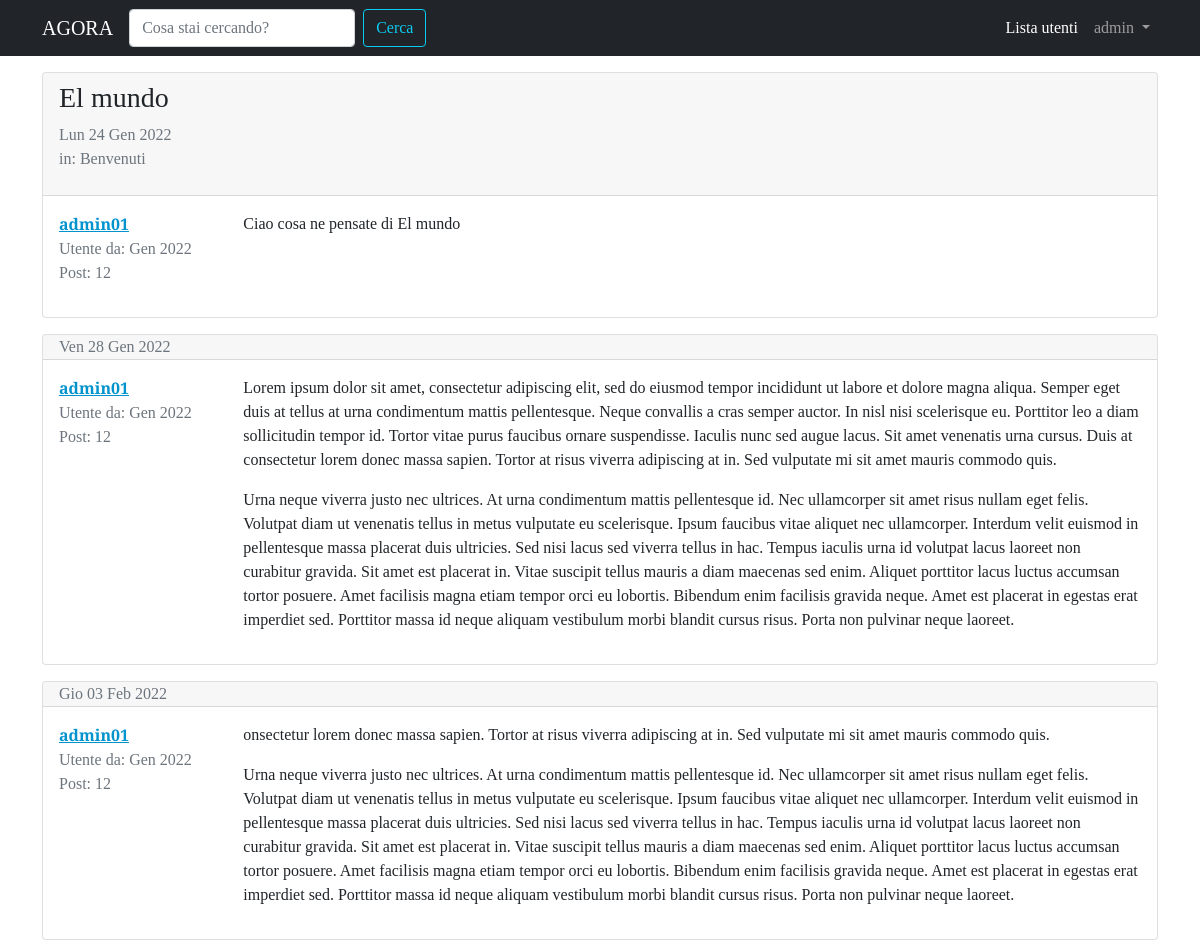
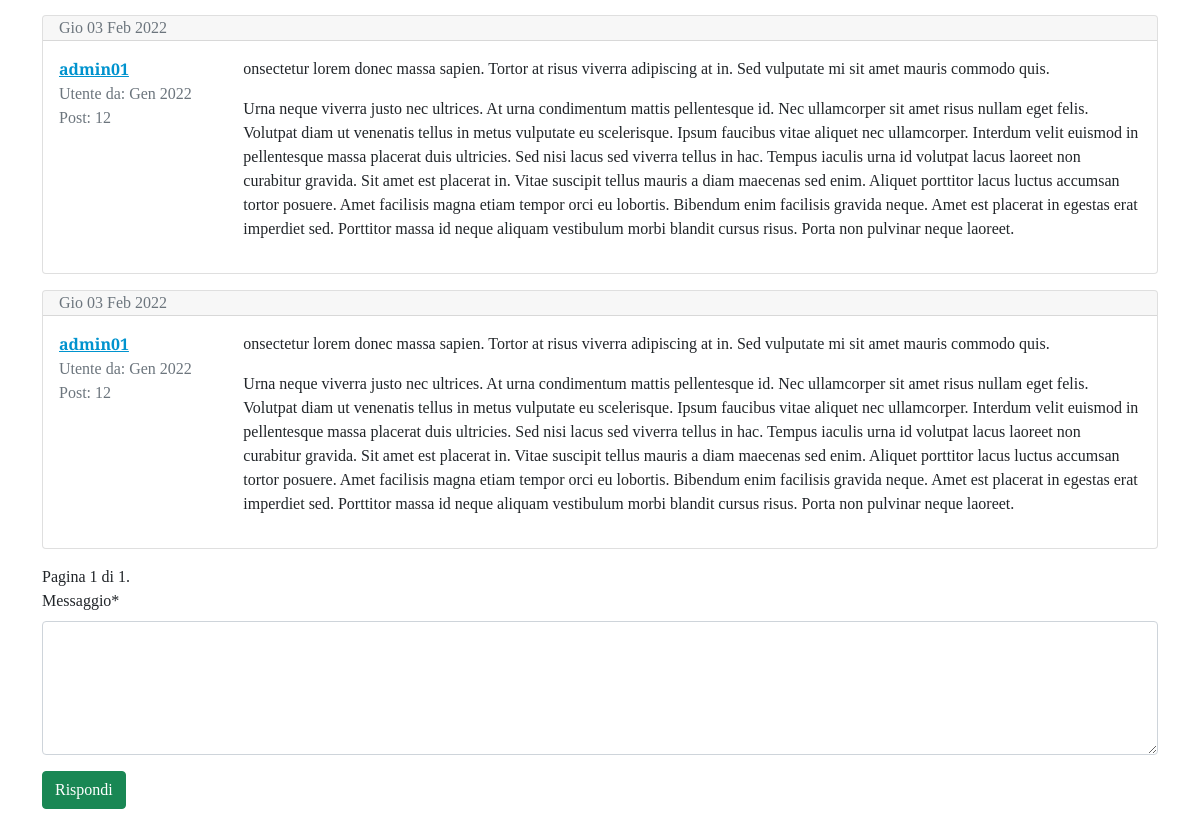
The page /forum/discussione/6/ (signed in) on the database its author committed (2 pictures, top to bottom).
### forum/models.py (models this page shows, shortened)
class Discussione(models.Model):
    titolo = models.CharField(max_length=120)
    data_creazione = models.DateTimeField(auto_now_add=True)
    autore_discussione = models.ForeignKey(User, on_delete=models.CASCADE,related_name="discussioni")
    sezione_appartenenza = models.ForeignKey(Sezione, on_delete=models.CASCADE)
    class Meta:
        verbose_name = "Discussione"
        verbose_name_plural= "Discussioni"

class Post(models.Model):
    autore_post = models.ForeignKey(User,on_delete=models.CASCADE, related_name="posts")
    contenuto =models.TextField()
    data_creazione = models.DateTimeField(auto_now_add=True)
    discussione = models.ForeignKey(Discussione, on_delete=models.CASCADE)
    class Meta:
        verbose_name = "Post"
        verbose_name_plural = "Posts"

class Sezione(models.Model):
    nome_sezione = models.CharField(max_length=80)
    descrizione = models.CharField(max_length=150, blank=True, null=True)
    logo_sezione = models.ImageField(blank=True, null=True)
    def __str__(self):
        return self.nome_sezione
    class Meta:
        verbose_name = "Sezione"
        verbose_name_plural = "Sezioni"

### forum/views.py (the view)
# urls.py: path('discussione/<int:pk>/', views.visualizza_discussione , name='singola_discussione'),
def visualizza_discussione(request, pk):
    discussione = get_object_or_404(Discussione, pk=pk)
    posts_discussione = Post.objects.filter(discussione=discussione)
    paginator = Paginator(posts_discussione, 5)
    page = request.GET.get("pagina")
    posts = paginator.get_page(page)
    form_risposta = PostModelForm()
    context = {'discussione': discussione, 'posts_discussione': posts, 'form_risposta':form_risposta}
    return render(request,"forum/singola_discussione.html", context)

### forum/forms.py
class PostModelForm(forms.ModelForm):
    class Meta:
        model = Post
        fields = ['contenuto']
        widgets = {"contenuto": forms.Textarea(attrs={"rows": "5"})}
        labels = {"contenuto": "Messaggio"}

### forum/templates/forum/singola_discussione.html (shortened to what this page needs)
{% extends 'base.html' %}
{% block content %}
    {% for post in posts_discussione  %}
    <div class="card my-3">
        {% if forloop.first and not "pagina" in request.get_full_path %}
        <div class="card-header">
            <h3>{{ discussione.titolo }}</h3>
            <p class="text-muted">{{ discussione.data_creazione|date:"D d M Y" }}
            <br>
            in: {{ discussione.sezione_appartenenza }}</p>
        </div>
        {% else %}
        <div class="card-header py-0">
            <p class="text-muted mb-0">
                {{ post.data_creazione|date:"D d M Y"  }}
            </p>
        </div>
        {% endif %}
        <div class="card-body">
            <div class="row">
                <div class="col-xl-2 col-4">
                    <p class="mb-0"><a href="{% url 'user_profile' username=post.autore_post.username %}"><strong>{{ post.autore_post }} </strong></a></p>
                    <p class="text-muted mb-0">Utente da: {{ post.autore_post.date_joined|date:"M Y" }}</p>
                    <p class="text-muted">Post: {{ post.autore_post.posts.count }}</p>
                </div>
                <div class="col-xl-10 col-8">
                    <p class="my-0">{{post.contenuto|linebreaks}}</p>
                </div>
            </div>
        </div>
        </div>
    {% endfor %}
    <div class="text-right">
        <span class="step-links">
            <span class="current">
                Pagina {{ posts_discussione.number }} di {{ posts_discussione.paginator.num_pages }}.
            </span>
        </span>
    </div>
    {% if request.user.is_authenticated %}
    {% include 'forum/form_risposta.html' %}
    {% else %}
    <div class="alert alert-info" role="alert">
        Per partecipare devi effettuare il  <a href="{% url 'login' %}?next={{ request.get_full_path }}">Login</a>
    </div>
    {% endif %}
{% endblock content %}

### templates/base.html (shortened to what this page needs)
{% load static %}
<!doctype html>
<html lang="en">
  <head>
    <link href="https://cdn.jsdelivr.net/npm/bootstrap@5.1.3/dist/css/bootstrap.min.css" rel="stylesheet">
    <link rel="stylesheet" href="{% static 'css/agora.css' %}">
  </head>
  <body>
    <nav class="navbar navbar-expand-lg navbar-dark bg-dark">
        <div class="container">
          <a class="navbar-brand" href="/">AGORA</a>
          <form class="d-flex" action="{% url 'funzione_cerca' %}">
            <input name="q"  class="form-control me-2" type="search" placeholder="Cosa stai cercando?" aria-label="Search">
            <button class="btn btn-outline-info" type="submit">Cerca</button>
          </form>
          <div class="collapse navbar-collapse" id="navbarSupportedContent">
            <ul class="navbar-nav ms-auto mb-2 mb-lg-0">
              <li class="nav-item">
                <a class="nav-link active" aria-current="page" href="{% url 'users_list' %}">Lista utenti</a>
              </li>
              {% if request.user.is_authenticated %}
              <li class="nav-item dropdown">
                <a class="nav-link dropdown-toggle" href="#" id="navbarDropdown" role="button" data-bs-toggle="dropdown" aria-expanded="false">
                  {{ request.user.username }}
                </a>
              {% endif %}
          </div>
        </div>
      </nav>
      <section class="container">
        {% block content %}
        {% endblock content %}
      </section>
  </body>
</html>

### static-storage/css/agora.css (style rules this page uses)
body { font-family: 'Slabo 27px',serif; }
a, a:hover { color: rgb(0, 147, 206); }

### rows shown on the page
Post: autore_post "admin01", autore_post.date_joined "Gen 2022", autore_post.posts.count "12", contenuto "Ciao cosa ne pensate di El mundo"
Discussione: titolo "El mundo", data_creazione "Lun 24 Gen 2022", sezione_appartenenza "Benvenuti"
Post: data_creazione "Ven 28 Gen 2022", autore_post "admin01", autore_post.date_joined "Gen 2022", autore_post.posts.count "12", contenuto "Lorem ipsum dolor sit amet, consectetur adipiscing elit, sed do eiusmod tempor incididunt ut labore et dolore magna aliqua. Semper eget duis at tellus at urna condimentum mattis pellentesque. Neque convallis a cras semper auctor. In nisl nisi scelerisque eu. Porttitor leo a diam sollicitudin tempor id. Tortor vitae purus faucibus ornare suspendisse. Iaculis nunc sed augue lacus. Sit amet venenatis urna cursus. Duis at consectetur lorem donec massa sapien. Tortor at risus viverra adipiscing at in. Sed vulputate mi sit amet mauris commodo quis. Urna neque viverra justo nec ultrices. At urna condimentum mattis pellentesque id. Nec ullamcorper sit amet risus nullam eget felis. Volutpat diam ut…"
Post: data_creazione "Gio 03 Feb 2022", autore_post "admin01", autore_post.date_joined "Gen 2022", autore_post.posts.count "12", contenuto "onsectetur lorem donec massa sapien. Tortor at risus viverra adipiscing at in. Sed vulputate mi sit amet mauris commodo quis. Urna neque viverra justo nec ultrices. At urna condimentum mattis pellentesque id. Nec ullamcorper sit amet risus nullam eget felis. Volutpat diam ut venenatis tellus in metus vulputate eu scelerisque. Ipsum faucibus vitae aliquet nec ullamcorper. Interdum velit euismod in pellentesque massa placerat duis ultricies. Sed nisi lacus sed viverra tellus in hac. Tempus iaculis urna id volutpat lacus laoreet non curabitur gravida. Sit amet est placerat in. Vitae suscipit tellus mauris a diam maecenas sed enim. Aliquet porttitor lacus luctus accumsan tortor posuere. Amet…"
Post: data_creazione "Gio 03 Feb 2022", autore_post "admin01", autore_post.date_joined "Gen 2022", autore_post.posts.count "12", contenuto "onsectetur lorem donec massa sapien. Tortor at risus viverra adipiscing at in. Sed vulputate mi sit amet mauris commodo quis. Urna neque viverra justo nec ultrices. At urna condimentum mattis pellentesque id. Nec ullamcorper sit amet risus nullam eget felis. Volutpat diam ut venenatis tellus in metus vulputate eu scelerisque. Ipsum faucibus vitae aliquet nec ullamcorper. Interdum velit euismod in pellentesque massa placerat duis ultricies. Sed nisi lacus sed viverra tellus in hac. Tempus iaculis urna id volutpat lacus laoreet non curabitur gravida. Sit amet est placerat in. Vitae suscipit tellus mauris a diam maecenas sed enim. Aliquet porttitor lacus luctus accumsan tortor posuere. Amet…"
Post: data_creazione "Gio 03 Feb 2022", autore_post "admin01", autore_post.date_joined "Gen 2022", autore_post.posts.count "12", contenuto "onsectetur lorem donec massa sapien. Tortor at risus viverra adipiscing at in. Sed vulputate mi sit amet mauris commodo quis. Urna neque viverra justo nec ultrices. At urna condimentum mattis pellentesque id. Nec ullamcorper sit amet risus nullam eget felis. Volutpat diam ut venenatis tellus in metus vulputate eu scelerisque. Ipsum faucibus vitae aliquet nec ullamcorper. Interdum velit euismod in pellentesque massa placerat duis ultricies. Sed nisi lacus sed viverra tellus in hac. Tempus iaculis urna id volutpat lacus laoreet non curabitur gravida. Sit amet est placerat in. Vitae suscipit tellus mauris a diam maecenas sed enim. Aliquet porttitor lacus luctus accumsan tortor posuere. Amet…"

### other values the page prints
{{ request.user.username }} "admin"
{{ posts_discussione.number }} "1"
{{ posts_discussione.paginator.num_pages }} "1"
